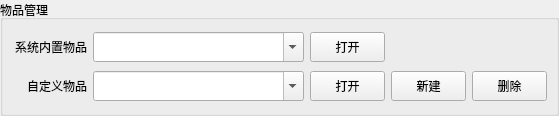
<?xml version="1.0" encoding="UTF-8"?>
<ui version="4.0">
 <class>ItemMainWin</class>
 <widget class="QWidget" name="ItemMainWin">
  <property name="geometry">
   <rect>
    <x>0</x>
    <y>0</y>
    <width>559</width>
    <height>116</height>
   </rect>
  </property>
  <property name="windowTitle">
   <string>Form</string>
  </property>
  <layout class="QGridLayout" name="gridLayout_2">
   <property name="leftMargin">
    <number>0</number>
   </property>
   <property name="topMargin">
    <number>0</number>
   </property>
   <property name="rightMargin">
    <number>0</number>
   </property>
   <property name="bottomMargin">
    <number>0</number>
   </property>
   <property name="spacing">
    <number>0</number>
   </property>
   <item row="0" column="0">
    <widget class="QGroupBox" name="groupBox">
     <property name="title">
      <string>物品管理</string>
     </property>
     <layout class="QGridLayout" name="gridLayout">
      <item row="0" column="0">
       <widget class="QLabel" name="label">
        <property name="minimumSize">
         <size>
          <width>0</width>
          <height>30</height>
         </size>
        </property>
        <property name="maximumSize">
         <size>
          <width>75</width>
          <height>30</height>
         </size>
        </property>
        <property name="text">
         <string>系统内置物品</string>
        </property>
        <property name="alignment">
         <set>Qt::AlignRight|Qt::AlignTrailing|Qt::AlignVCenter</set>
        </property>
       </widget>
      </item>
      <item row="0" column="1">
       <widget class="QComboBox" name="m_pCBoxDatasSys">
        <property name="minimumSize">
         <size>
          <width>200</width>
          <height>30</height>
         </size>
        </property>
        <property name="maximumSize">
         <size>
          <width>16777215</width>
          <height>30</height>
         </size>
        </property>
        <property name="editable">
         <bool>true</bool>
        </property>
       </widget>
      </item>
      <item row="0" column="2">
       <widget class="QPushButton" name="m_pBtnOpenSys">
        <property name="minimumSize">
         <size>
          <width>0</width>
          <height>30</height>
         </size>
        </property>
        <property name="maximumSize">
         <size>
          <width>75</width>
          <height>30</height>
         </size>
        </property>
        <property name="text">
         <string>打开</string>
        </property>
       </widget>
      </item>
      <item row="1" column="0">
       <widget class="QLabel" name="label_2">
        <property name="minimumSize">
         <size>
          <width>0</width>
          <height>30</height>
         </size>
        </property>
        <property name="maximumSize">
         <size>
          <width>75</width>
          <height>30</height>
         </size>
        </property>
        <property name="text">
         <string>自定义物品</string>
        </property>
        <property name="alignment">
         <set>Qt::AlignRight|Qt::AlignTrailing|Qt::AlignVCenter</set>
        </property>
       </widget>
      </item>
      <item row="1" column="1">
       <widget class="QComboBox" name="m_pCBoxDatas">
        <property name="minimumSize">
         <size>
          <width>200</width>
          <height>30</height>
         </size>
        </property>
        <property name="maximumSize">
         <size>
          <width>16777215</width>
          <height>30</height>
         </size>
        </property>
        <property name="editable">
         <bool>true</bool>
        </property>
       </widget>
      </item>
      <item row="1" column="2">
       <widget class="QPushButton" name="m_pBtnOpen">
        <property name="minimumSize">
         <size>
          <width>0</width>
          <height>30</height>
         </size>
        </property>
        <property name="maximumSize">
         <size>
          <width>75</width>
          <height>30</height>
         </size>
        </property>
        <property name="text">
         <string>打开</string>
        </property>
       </widget>
      </item>
      <item row="1" column="3">
       <widget class="QPushButton" name="m_pBtnNew">
        <property name="minimumSize">
         <size>
          <width>0</width>
          <height>30</height>
         </size>
        </property>
        <property name="maximumSize">
         <size>
          <width>75</width>
          <height>30</height>
         </size>
        </property>
        <property name="text">
         <string>新建</string>
        </property>
       </widget>
      </item>
      <item row="1" column="4">
       <widget class="QPushButton" name="m_pBtnDelete">
        <property name="minimumSize">
         <size>
          <width>0</width>
          <height>30</height>
         </size>
        </property>
        <property name="maximumSize">
         <size>
          <width>75</width>
          <height>30</height>
         </size>
        </property>
        <property name="text">
         <string>删除</string>
        </property>
       </widget>
      </item>
     </layout>
    </widget>
   </item>
  </layout>
 </widget>
 <resources/>
 <connections/>
</ui>
